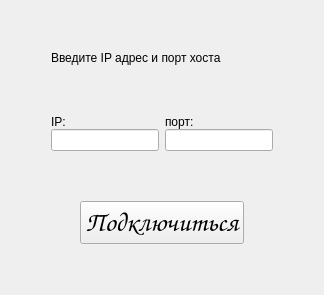
      <widget class="QWidget" name="page_join">
       <layout class="QGridLayout" name="gridLayout_4">
        <item row="0" column="0">
         <layout class="QVBoxLayout" name="verticalLayout_13">
          <item>
           <spacer name="verticalSpacer_6">
            <property name="orientation">
             <enum>Qt::Orientation::Vertical</enum>
            </property>
            <property name="sizeHint" stdset="0">
             <size>
              <width>20</width>
              <height>40</height>
             </size>
            </property>
           </spacer>
          </item>
          <item>
           <layout class="QHBoxLayout" name="horizontalLayout_13">
            <item>
             <spacer name="horizontalSpacer_6">
              <property name="orientation">
               <enum>Qt::Orientation::Horizontal</enum>
              </property>
              <property name="sizeHint" stdset="0">
               <size>
                <width>40</width>
                <height>20</height>
               </size>
              </property>
             </spacer>
            </item>
            <item>
             <layout class="QVBoxLayout" name="verticalLayout_12">
              <property name="spacing">
               <number>50</number>
              </property>
              <item>
               <widget class="QLabel" name="label_9">
                <property name="text">
                 <string>Введите IP адрес и порт хоста</string>
                </property>
               </widget>
              </item>
              <item>
               <layout class="QHBoxLayout" name="horizontalLayout_4">
                <property name="spacing">
                 <number>6</number>
                </property>
                <item>
                 <layout class="QVBoxLayout" name="verticalLayout_9">
                  <property name="spacing">
                   <number>0</number>
                  </property>
                  <item>
                   <widget class="QLabel" name="label_7">
                    <property name="text">
                     <string>IP:</string>
                    </property>
                   </widget>
                  </item>
                  <item>
                   <widget class="QLineEdit" name="editIp"/>
                  </item>
                 </layout>
                </item>
                <item>
                 <layout class="QVBoxLayout" name="verticalLayout_11">
                  <property name="spacing">
                   <number>0</number>
                  </property>
                  <item>
                   <widget class="QLabel" name="label_8">
                    <property name="text">
                     <string>порт:</string>
                    </property>
                   </widget>
                  </item>
                  <item>
                   <widget class="QLineEdit" name="editPort">
                    <property name="maximumSize">
                     <size>
                      <width>150</width>
                      <height>16777215</height>
                     </size>
                    </property>
                   </widget>
                  </item>
                 </layout>
                </item>
               </layout>
              </item>
              <item alignment="Qt::AlignmentFlag::AlignHCenter">
               <widget class="QPushButton" name="pushButton_2">
                <property name="maximumSize">
                 <size>
                  <width>300</width>
                  <height>16777215</height>
                 </size>
                </property>
                <property name="font">
                 <font>
                  <family>Comic Sans MS</family>
                  <pointsize>20</pointsize>
                  <italic>false</italic>
                  <bold>false</bold>
                  <underline>false</underline>
                  <strikeout>false</strikeout>
                 </font>
                </property>
                <property name="layoutDirection">
                 <enum>Qt::LayoutDirection::LeftToRight</enum>
                </property>
                <property name="text">
                 <string>Подключиться</string>
                </property>
               </widget>
              </item>
             </layout>
            </item>
            <item>
             <spacer name="horizontalSpacer_5">
              <property name="orientation">
               <enum>Qt::Orientation::Horizontal</enum>
              </property>
              <property name="sizeHint" stdset="0">
               <size>
                <width>40</width>
                <height>20</height>
               </size>
              </property>
             </spacer>
            </item>
           </layout>
          </item>
          <item>
           <spacer name="verticalSpacer_5">
            <property name="orientation">
             <enum>Qt::Orientation::Vertical</enum>
            </property>
            <property name="sizeHint" stdset="0">
             <size>
              <width>20</width>
              <height>40</height>
             </size>
            </property>
           </spacer>
          </item>
         </layout>
        </item>
       </layout>
      </widget>
